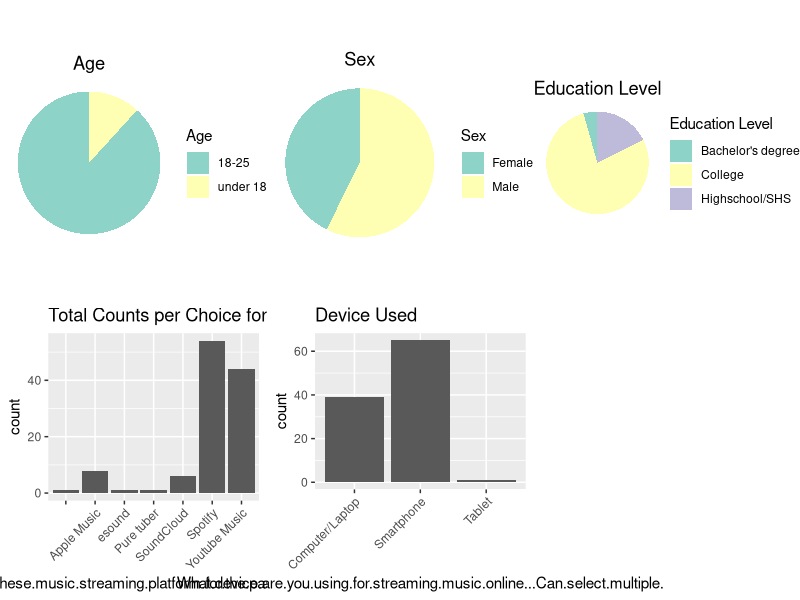

The R script that drew this image:
library(ggplot2)
library(dplyr)
library(tidyr)
library(gridExtra)

# Read the data
data <- read.csv("survey.csv")

# Remove rows with missing values
cleaned_data <- na.omit(data)

# Calculate the total counts per choice for the desired column
column_counts <- cleaned_data %>%
  separate_rows(Have.you.used.any.of.these.music.streaming.platform.for.the.past.week...Can.select.multiple., sep = ", ") %>%
  group_by(Have.you.used.any.of.these.music.streaming.platform.for.the.past.week...Can.select.multiple.) %>%
  summarise(count = n())

# Bar graph for the total counts per choice
bar_another_column <- ggplot(column_counts, aes(x = Have.you.used.any.of.these.music.streaming.platform.for.the.past.week...Can.select.multiple., y = count)) +
  geom_bar(stat = "identity") +
  labs(title = "Total Counts per Choice for Another Column") +
  theme(axis.text.x = element_text(angle = 45, hjust = 1))

# Calculate the total device used for the desired column
column_device <- cleaned_data %>%
  separate_rows(What.device.are.you.using.for.streaming.music.online...Can.select.multiple., sep = ", ") %>%
  group_by(What.device.are.you.using.for.streaming.music.online...Can.select.multiple.) %>%
  summarise(count = n())

# Bar graph for the total device used
bar_another_device <- ggplot(column_device, aes(x = What.device.are.you.using.for.streaming.music.online...Can.select.multiple., y = count)) +
  geom_bar(stat = "identity") +
  labs(title = "Device Used") +
  theme(axis.text.x = element_text(angle = 45, hjust = 1))

# Pie chart for age 
pie_chart_age <- ggplot(cleaned_data, aes(x = "", fill = factor(Age))) +
  geom_bar(width = 1, position = "fill") +
  coord_polar(theta = "y") +
  scale_fill_brewer(palette = "Set3") +
  labs(title = "Age",
       fill = "Age") +
  theme_void() +
  theme(
    plot.title = element_text(hjust = 0.5)
  )

# Pie chart for sex 
pie_chart_sex <- ggplot(cleaned_data, aes(x = "", fill = factor(Sex))) +
  geom_bar(width = 1, position = "fill") +
  coord_polar(theta = "y") +
  scale_fill_brewer(palette = "Set3") +
  labs(title = "Sex",
       fill = "Sex") +
  theme_void() +
  theme(
    plot.title = element_text(hjust = 0.5)
  )

# Pie chart for education level 
pie_chart_education <- ggplot(cleaned_data, aes(x = "", fill = factor(Education_level))) +
  geom_bar(width = 1, position = "fill") +
  coord_polar(theta = "y") +
  scale_fill_brewer(palette = "Set3") +
  labs(title = "Education Level",
       fill = "Education Level") +
  theme_void() +
  theme(
    plot.title = element_text(hjust = 0.5)
  )

# Arrange the plots
grid.arrange(pie_chart_age, pie_chart_sex, pie_chart_education, bar_another_column, bar_another_device, nrow = 2)

